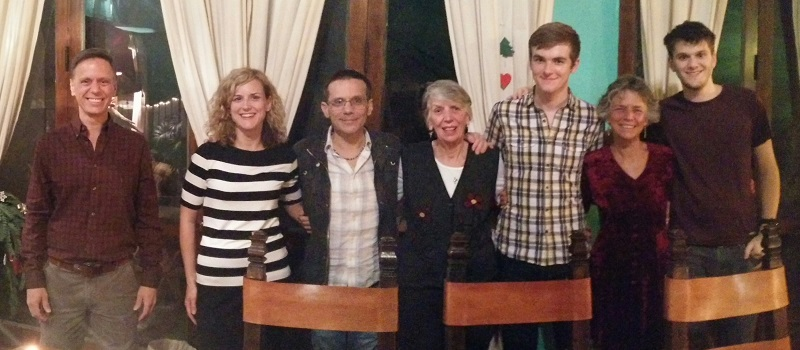
#> input picture Other/Research/OpenCV Research/Samples/img1.jpg, 800 x 350 px
$ python dft.py   (Python 2 division)
#> lines starting #> are read from the running program, lines starting #| are printed output that depends on the picture
#!/usr/bin/env python

'''
sample for disctrete fourier transform (dft)

USAGE:
    dft.py <image_file>
'''


# Python 2/3 compatibility
from __future__ import print_function

import cv2
import numpy as np
import sys


def shift_dft(src, dst=None):
    '''
        Rearrange the quadrants of Fourier image so that the origin is at
        the image center. Swaps quadrant 1 with 3, and 2 with 4.

        src and dst arrays must be equal size & type
    '''

    if dst is None:
        dst = np.empty(src.shape, src.dtype)
    elif src.shape != dst.shape:
        raise ValueError("src and dst must have equal sizes")
    elif src.dtype != dst.dtype:
        raise TypeError("src and dst must have equal types")

    if src is dst:
        ret = np.empty(src.shape, src.dtype)
    else:
        ret = dst

    h, w = src.shape[:2]

    cx1 = cx2 = w/2
    cy1 = cy2 = h/2

    # if the size is odd, then adjust the bottom/right quadrants
    if w % 2 != 0:
        cx2 += 1
    if h % 2 != 0:
        cy2 += 1

    # swap quadrants

    # swap q1 and q3
    ret[h-cy1:, w-cx1:] = src[0:cy1 , 0:cx1 ]   # q1 -> q3
    ret[0:cy2 , 0:cx2 ] = src[h-cy2:, w-cx2:]   # q3 -> q1

    # swap q2 and q4
    ret[0:cy2 , w-cx2:] = src[h-cy2:, 0:cx2 ]   # q2 -> q4
    ret[h-cy1:, 0:cx1 ] = src[0:cy1 , w-cx1:]   # q4 -> q2

    if src is dst:
        dst[:,:] = ret

    return dst

if __name__ == "__main__":

    if len(sys.argv) > 1:
        im = cv2.imread(sys.argv[1])
    else:
        im = cv2.imread('img1.jpg')
#> im is the input picture: shape (350, 800, 3); mean B, G, R 75.9, 84.9, 106.2
        print("usage : python dft.py <image_file>")

    # convert to grayscale
    im = cv2.cvtColor(im, cv2.COLOR_BGR2GRAY)
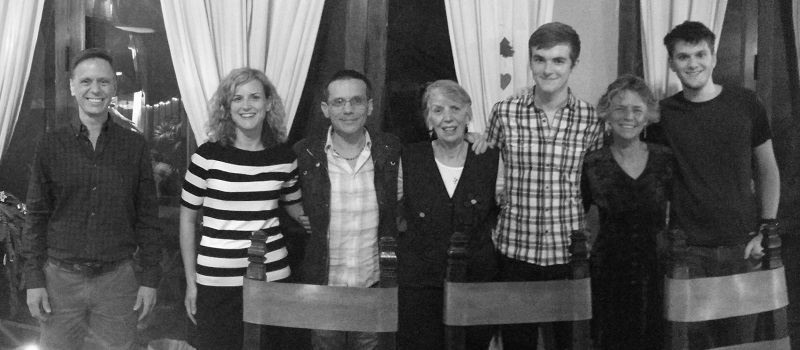
#> im: shape (350, 800); min 5, max 255, mean 90.2
    h, w = im.shape[:2]
#> h = 350; w = 800

    realInput = im.astype(np.float64)

    # perform an optimally sized dft
    dft_M = cv2.getOptimalDFTSize(w)
#> dft_M = 800
    dft_N = cv2.getOptimalDFTSize(h)
#> dft_N = 360

    # copy A to dft_A and pad dft_A with zeros
    dft_A = np.zeros((dft_N, dft_M, 2), dtype=np.float64)
    dft_A[:h, :w, 0] = realInput

    # no need to pad bottom part of dft_A with zeros because of
    # use of nonzeroRows parameter in cv2.dft()
    cv2.dft(dft_A, dst=dft_A, nonzeroRows=h)

    cv2.imshow("win", im)

    # Split fourier into real and imaginary parts
    image_Re, image_Im = cv2.split(dft_A)

    # Compute the magnitude of the spectrum Mag = sqrt(Re^2 + Im^2)
    magnitude = cv2.sqrt(image_Re**2.0 + image_Im**2.0)

    # Compute log(1 + Mag)
    log_spectrum = cv2.log(1.0 + magnitude)
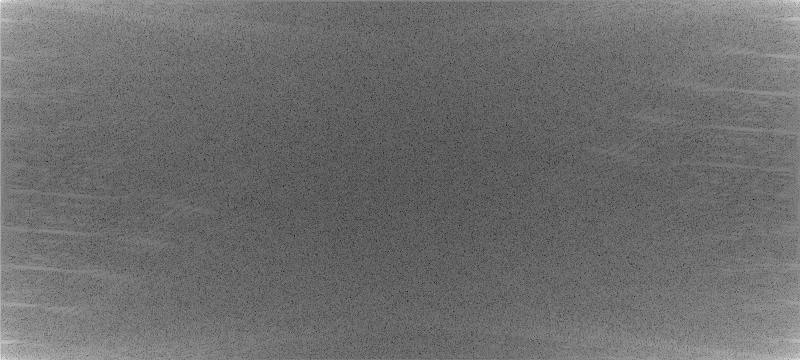
#> log_spectrum: shape (360, 800) float64; min 1.16, max 17.04, mean 8; drawn with min black and max white

    # Rearrange the quadrants of Fourier image so that the origin is at
    # the image center
    shift_dft(log_spectrum, log_spectrum)
#> in shift_dft, `ret[h-cy1:, w-cx1:] = src[0:cy1 , 0:cx1 ]`:
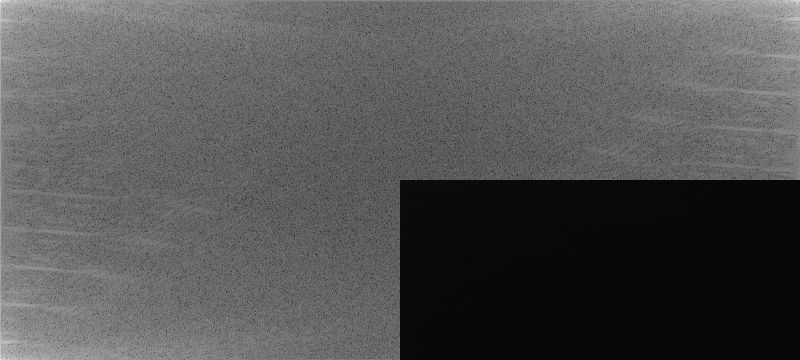
#> ret: shape (360, 800) float64; min 0, max 255, mean 84.4
#> in shift_dft, `ret[0:cy2 , 0:cx2 ] = src[h-cy2:, w-cx2:]`:
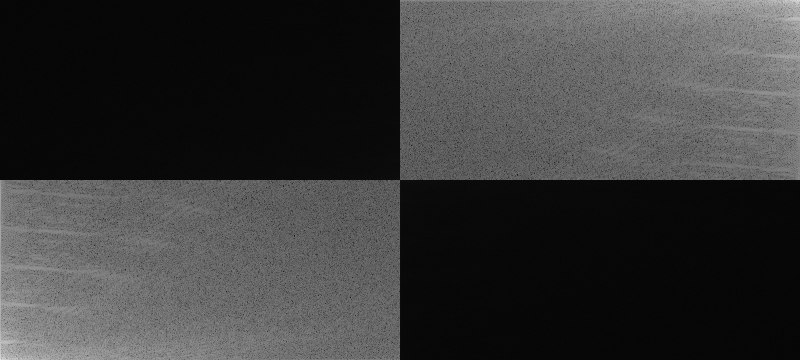
#> ret: shape (360, 800) float64; min 1.16, max 226, mean 58.8
#> in shift_dft, `ret[0:cy2 , w-cx2:] = src[h-cy2:, 0:cx2 ]`:
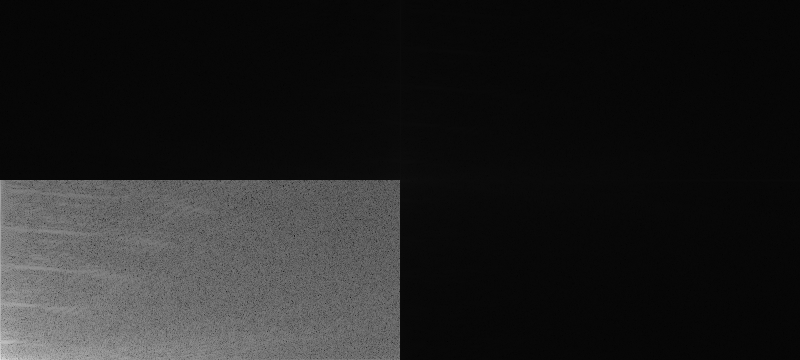
#> ret: shape (360, 800) float64; min 1.16, max 226, mean 33.4
#> in shift_dft, `ret[h-cy1:, 0:cx1 ] = src[0:cy1 , w-cx1:]`:
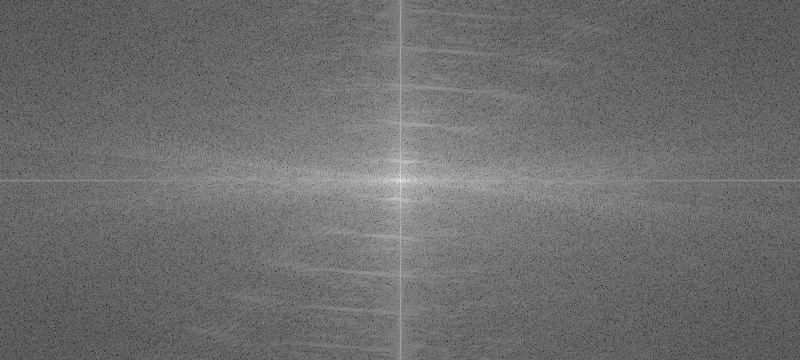
#> ret: shape (360, 800) float64; min 1.16, max 17.04, mean 8; drawn with min black and max white

    # normalize and display the results as rgb
    cv2.normalize(log_spectrum, log_spectrum, 0.0, 1.0, cv2.NORM_MINMAX)
    cv2.imshow("magnitude", log_spectrum)

    cv2.waitKey(0)
    cv2.destroyAllWindows()
